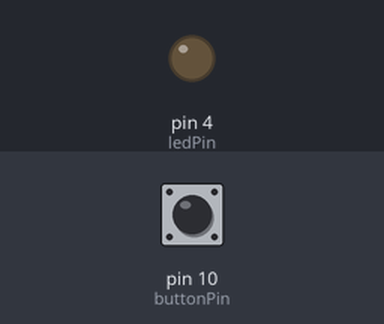
This sketch was run on a simulated Arduino Uno, built with avr-gcc and run on an emulated ATmega328P. On the bench: output pins drawn as LEDs (lit = HIGH). The inputs (shaded band) are chosen by the test bench; at power-on: pin 10 (buttonPin) HIGH.

Above: at 1.2 s.
1.3 s: pin 10 (buttonPin) pulled LOW for 0.15 s
At 1.6 s:
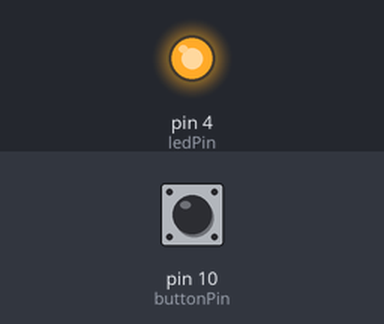
2.9 s: pin 10 (buttonPin) pulled LOW for 1 s
At 4.0 s:
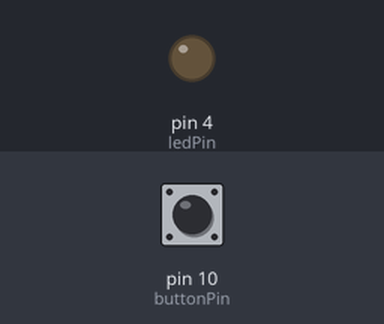
5.4 s: pin 10 (buttonPin) pulled LOW for 3.2 s
At 5.9 s:
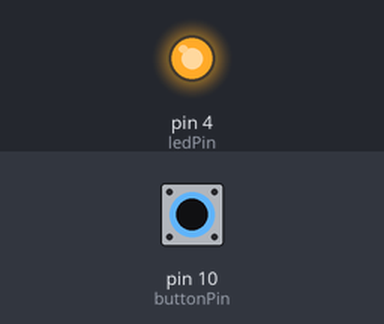
Timing chart, 0 to 8.4 s (numbered marks = the images above; inputs shaded):
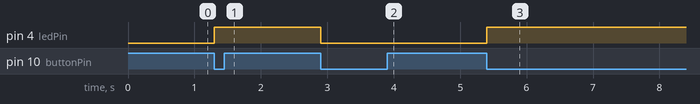

The sketch:

Arduino_with_LED_and_button.ino
```cpp
int buttonPin = 10;
int ledPin = 4;
bool ledState = false;
bool lastButtonState = false;
void setup () {
	pinMode(ledPin, OUTPUT);
	pinMode(buttonPin, INPUT_PULLUP);
}
void loop () {
	bool currentButtonState = digitalRead(buttonPin);

	if (currentButtonState == LOW and lastButtonState == HIGH) {
		ledState = !ledState;
		digitalWrite(ledPin, ledState);
		delay(10);
	}
	lastButtonState = currentButtonState;
}
```

Measured:
- after the input at 1.3 s, pin 4 (ledPin): LOW → HIGH at once
- after the input at 2.9 s, pin 4 (ledPin): HIGH → LOW at once
- after the input at 5.4 s, pin 4 (ledPin): LOW → HIGH at once
